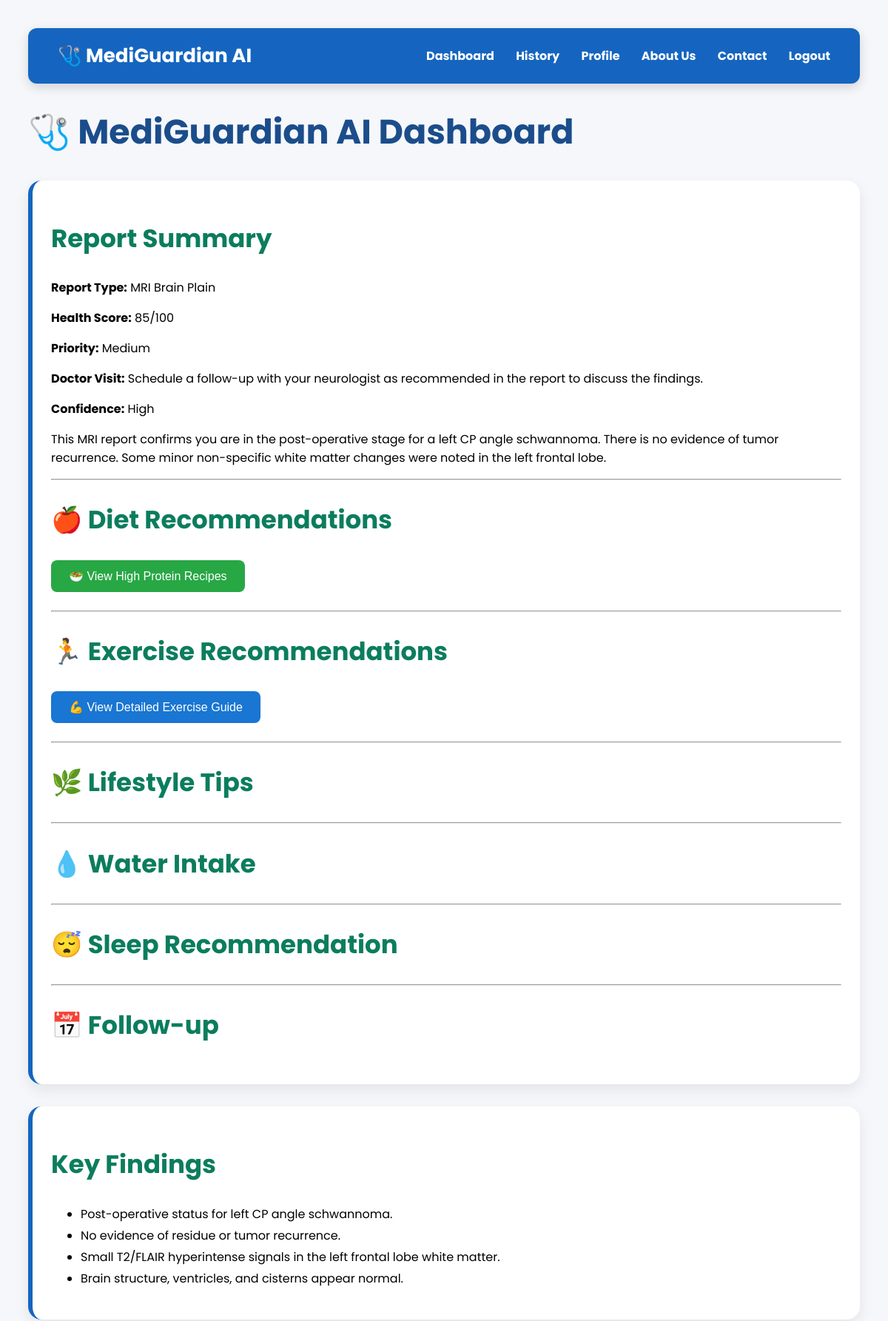
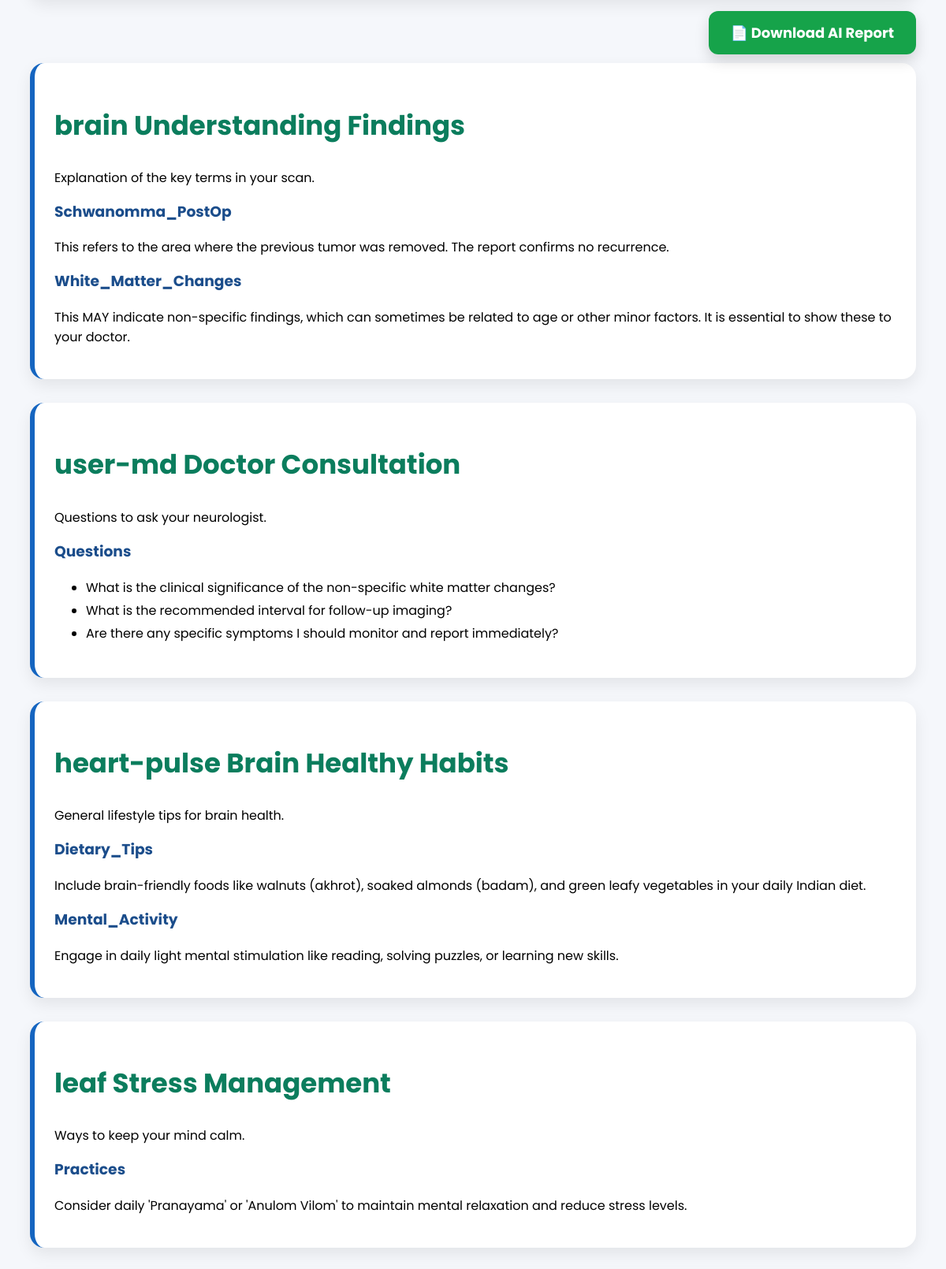
The app's page /report/1 (signed in, upper part) with its own data (2 pictures, top to bottom).
### models.py (models this page shows)
class Report(db.Model):
    __tablename__ = "reports"
    id = db.Column(db.Integer, primary_key=True)
    user_id = db.Column(
        db.Integer,
        db.ForeignKey("users.id")
    )
    report_name = db.Column(db.String(200))
    report_type = db.Column(db.String(100))
    health_score = db.Column(db.Integer)
    priority = db.Column(db.String(50))
    summary = db.Column(db.Text)
    analysis_json = db.Column(db.Text)
    uploaded_at = db.Column(
        db.DateTime,
        default=datetime.utcnow
    )

### app.py (the view)
@app.route("/report/<int:report_id>")
@login_required
def view_report(report_id):
    report = Report.query.filter_by(
        id=report_id,
        user_id=current_user.id
    ).first_or_404()
    analysis = json.loads(report.analysis_json)
    session["analysis"] = analysis
    return render_template(
        "dashboard.html",
        analysis=analysis
    )

### app.py (called while the page is built)
@login_manager.user_loader
def load_user(user_id):
    return User.query.get(int(user_id))

### templates/dashboard.html (shortened to what this page needs)
<!DOCTYPE html>
<html>
<head>
</head>
<body>
<nav class="navbar">
    <div class="logo">
        🩺 MediGuardian AI
    </div>
    <div class="nav-links">
        <a href="{{ url_for('dashboard') }}">Dashboard</a>
        <a href="{{ url_for('history') }}">History</a>
        <a href="{{ url_for('profile') }}">Profile</a>
        <a href="{{ url_for('about') }}">About Us</a>
        <a href="{{ url_for('contact') }}">Contact</a>
        <a href="{{ url_for('logout') }}">Logout</a>
    </div>
</nav>
<h1>🩺 MediGuardian AI Dashboard</h1>
    <div class="card">
        <h2>Report Summary</h2>
        <p><b>Report Type:</b> {{ analysis.report_type }}</p>
        <p><b>Health Score:</b> {{ analysis.health_score }}/100</p>
        <p><b>Priority:</b> {{ analysis.priority }}</p>
        <p><b>Doctor Visit:</b> {{ analysis.doctor_visit }}</p>
        <p><b>Confidence:</b> {{ analysis.confidence }}</p>
        <p>{{ analysis.summary }}</p>
        <hr>
        <h2>🍎 Diet Recommendations</h2>
        <div style="margin-top:20px; margin-bottom:25px;">
<a href="{{ url_for('recipe_page') }}">
<button
style="
background:#28a745;
color:white;
border:none;
padding:12px 24px;
border-radius:8px;
font-size:16px;
cursor:pointer;
">
🥗 View High Protein Recipes
</button>
</a>
</div>
        <hr>
        <h2>🏃 Exercise Recommendations</h2>
        <div style="margin-top:20px; margin-bottom:25px;">
<a href="{{ url_for('exercise_page') }}">
<button
style="
background:#1976d2;
color:white;
border:none;
padding:12px 24px;
border-radius:8px;
font-size:16px;
cursor:pointer;
">
💪 View Detailed Exercise Guide
</button>
</a>
</div>
        <hr>
        <h2>🌿 Lifestyle Tips</h2>
        <hr>
        <h2>💧 Water Intake</h2>
        <hr>
        <h2>😴 Sleep Recommendation</h2>
        <hr>
        <h2>📅 Follow-up</h2>
    </div>
    <div class="card">
        <h2>Key Findings</h2>
        <ul>
            {% for item in analysis.key_findings %}
            <li>{{ item }}</li>
            {% endfor %}
        </ul>
    </div>
<div style="text-align:right;margin-bottom:25px;">
    <a href="{{ url_for('download_report') }}"
       style="
       background:#16a34a;
       color:white;
       padding:15px 28px;
       border-radius:12px;
       text-decoration:none;
       font-weight:bold;
       font-size:18px;
       box-shadow:0 8px 18px rgba(0,0,0,.15);">
       📄 Download AI Report
    </a>
</div>
    {% for card in analysis.cards %}
    <a href="{{ url_for('card_detail', card_id=card.id) }}" class="card-link">
        <div class="card">
            <h2>{{ card.icon }} {{ card.title }}</h2>
            <p>{{ card.description }}</p>
            <div class="card-content">
                {% for key, value in card.content.items() %}
                <h3>{{ key }}</h3>
                {% if value is iterable and value is not string %}
                <ul>
                    {% for item in value %}
                    <li>{{ item }}</li>
                    {% endfor %}
                </ul>
                {% else %}
                <p>{{ value }}</p>
                {% endif %}
                {% endfor %}
            </div>
        </div>
    </a>
    {% endfor %}
</body>
</html>

### templates/dashboard.html (style rules this page uses)
.navbar { background:#1565C0; color:white; display:flex; justify-content:space-between; align-items:center; padding:18px 40px; border-radius:12px; margin-bottom:30px; box-shadow:0 5px 15px rgba(0,0,0,.15); }
.logo { font-size:26px; font-weight:bold; }
.nav-links a { color:white; text-decoration:none; margin-left:25px; font-weight:bold; transition:.3s; }
body { font-family: 'Poppins', sans-serif; background: #f5f7fb; padding: 30px; }
h1 { color: #1b4d8b; font-size: 46px; }
h2 { color: #0b7d5d; font-size: 34px; }
.card { background: white; padding: 25px; margin-bottom: 30px; border-radius: 18px; box-shadow: 0 8px 20px rgba(0, 0, 0, .08); transition: 0.3s; border-left: 6px solid #1565C0; }
.card-link { text-decoration: none; color: inherit; }
ul { line-height: 1.8; }
h3 { color: #1b4d8b; margin-top: 15px; }

### records on screen
Report: report_type "MRI Brain Plain", priority "Medium", summary "This MRI report confirms you are in the post-operative stage for a left CP angle schwannoma. There is no evidence of tumor recurrence. Some minor non-specific white matter changes were noted in the left frontal lobe."

### other values on screen
{{ analysis.health_score }} "85"
{{ analysis.doctor_visit }} "Schedule a follow-up with your neurologist as recommended in the report to discuss the findings."
{{ analysis.confidence }} "High"
{{ item }} "Post-operative status for left CP angle schwannoma." "No evidence of residue or tumor recurrence." "Small T2/FLAIR hyperintense signals in the left frontal lobe white matter." "Brain structure, ventricles, and cisterns appear normal."
{{ card.icon }} "brain" "user-md" "heart-pulse" "leaf"
{{ card.title }} "Understanding Findings" "Doctor Consultation" "Brain Healthy Habits" "Stress Management"
{{ card.description }} "Explanation of the key terms in your scan." "Questions to ask your neurologist." "General lifestyle tips for brain health." "Ways to keep your mind calm."
{{ key }} "Schwanomma_PostOp" "White_Matter_Changes" "Questions" "Dietary_Tips" "Mental_Activity" "Practices"
{{ value }} "This refers to the area where the previous tumor was removed. The report confirms no recurrence." "This MAY indicate non-specific findings, which can sometimes be related to age or other minor factors. It is essential to show these to your doctor." "Include brain-friendly foods like walnuts (akhrot), soaked almonds (badam), and green leafy vegetables in your daily Indian diet." "Engage in daily light mental stimulation like reading, solving puzzles, or learning new skills." "Consider daily 'Pranayama' or 'Anulom Vilom' to maintain mental relaxation and reduce stress levels."
{{ item }} "What is the clinical significance of the non-specific white matter changes?" "What is the recommended interval for follow-up imaging?" "Are there any specific symptoms I should monitor and report immediately?"
